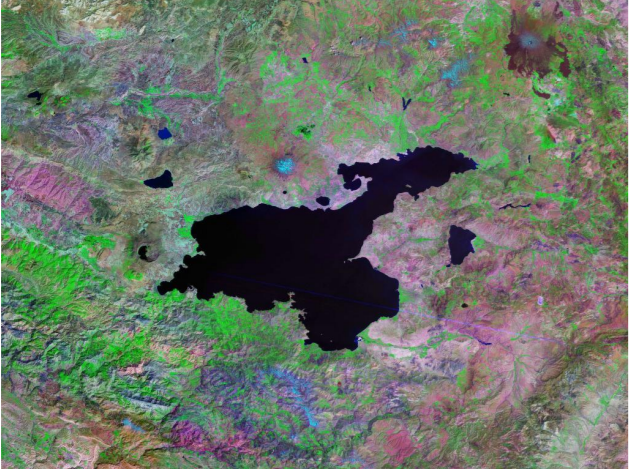
#> input picture resimler/van.PNG, 630 x 470 px, found by its file name
$ python y.py
#> lines starting #> are read from the running program, lines starting #| are printed output that depends on the picture; after the words box and inside, x2 and y2 are one past the last pixel; in counts of white or black regions, pixels touching at a corner belong together
import cv2
import numpy as np
img=cv2.imread("resimler/van.png", cv2.IMREAD_COLOR)
#> img is the input picture: shape (470, 630, 3); mean B, G, R 103.4, 116, 106.7
frameWidth = 230
frameHeight = 250
def getContours(img,imgContour):
    contours, hierarchy = cv2.findContours(img, cv2.RETR_EXTERNAL, cv2.CHAIN_APPROX_NONE)
    for cnt in contours:
        hesaplanan_area = cv2.contourArea(cnt)
        cv2.drawContours(imgContour, cnt, -1, (255, 0, 255), 7)


imgContour = img.copy()
imgBlur = cv2.GaussianBlur(img, (7, 7), 1)
imgGray = cv2.cvtColor(imgBlur, cv2.COLOR_BGR2GRAY)
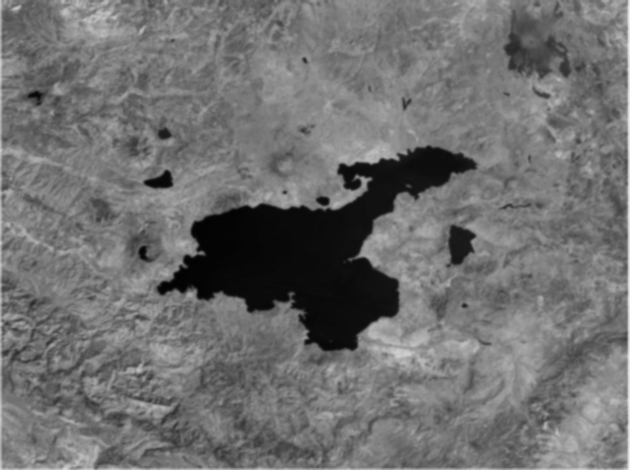
#> imgGray: shape (470, 630); min 2, max 241, mean 111.6
threshold1 =200
threshold2 = 130
imgCanny = cv2.Canny(imgGray,threshold1,threshold2)
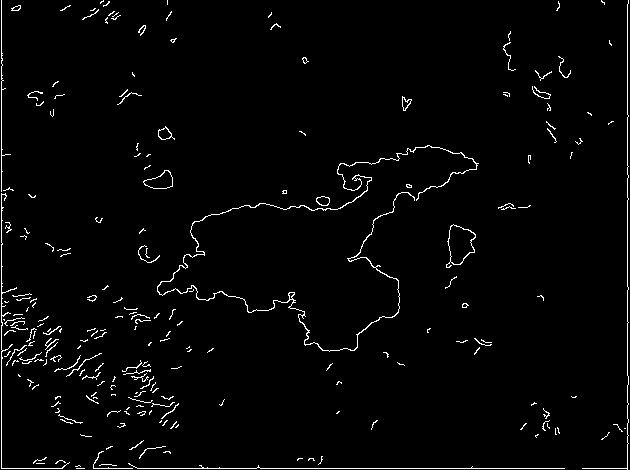
#> imgCanny: shape (470, 630); 2.3% white in thin lines or dots
cekirdek = np.ones((5, 5))
imgDil = cv2.dilate(imgCanny, cekirdek, iterations=1)
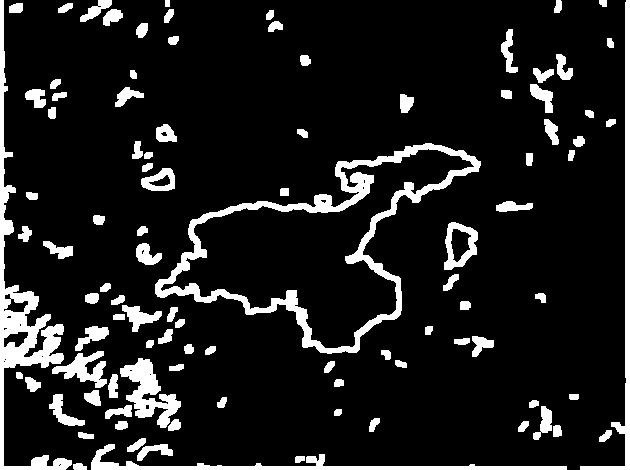
#> imgDil: shape (470, 630); 11.8% white; 98 white regions
getContours(imgDil,imgContour)
#> in getContours, `contours, hierarchy = cv2.findContours(img, cv2.RETR_EXTERNAL, cv2.CHA..`: contours = 98 contours; largest, box (x1, y1, x2, y2) and area: (155, 143, 481, 354) 29267, (0, 0, 72, 470) 5294, (580, 0, 630, 470) 2099, (91, 444, 567, 470) 1906, (120, 358, 181, 428) 1643
#> the loop in getContours, `for cnt in contours:` made 98 passes
#> hesaplanan_area on passes 1 to 12: 63, 45.5, 238, 1906.5, 115, 68, 77.5, 79, 68, 78.5, 97, 79.5
#> after the loop in getContours, `for cnt in contours:`:
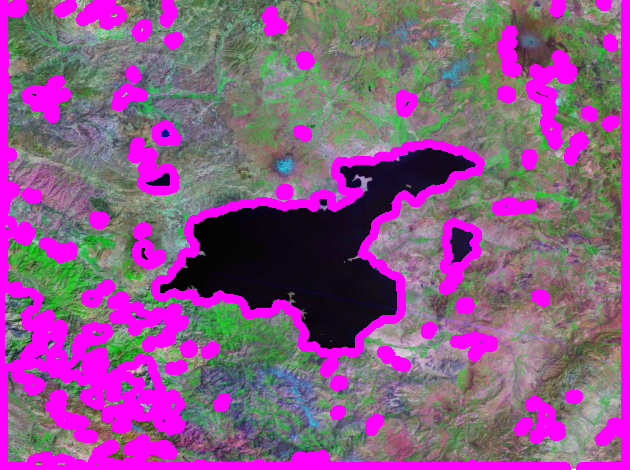
#> imgContour: shape (470, 630, 3); mean B, G, R 134.6, 88.8, 137.4
cv2.imshow("img", imgContour)
cv2.waitKey(0)

$ run again, with resimler/baboon.png copied over resimler/van.PNG
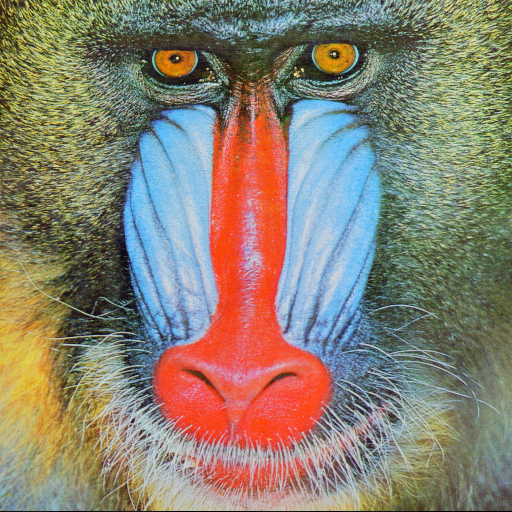
#> input picture resimler/baboon.png, 512 x 512 px, found by its file name
#> img is the input picture: shape (512, 512, 3); mean B, G, R 113.1, 128.9, 137.4
#> `imgCanny = cv2.Canny(imgGray,threshold1,threshold2)`:
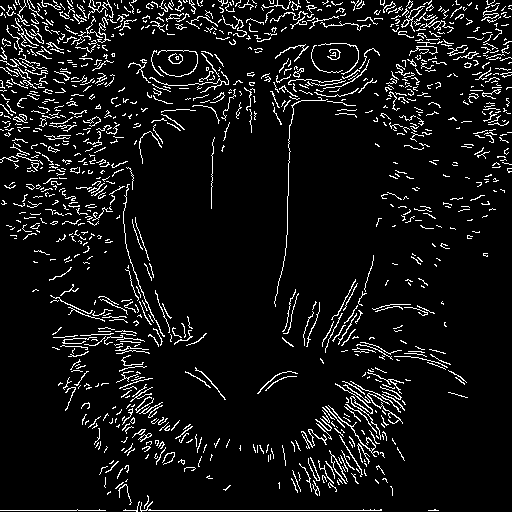
#> imgCanny: shape (512, 512); 7.6% white in thin lines or dots
#> imgDil: shape (512, 512); 36.2% white; 87 white regions
#> contours = 87 contours; largest, box (x1, y1, x2, y2) and area: (0, 0, 512, 474) 54432, (289, 365, 413, 498) 7854, (259, 41, 382, 309) 6993, (126, 48, 259, 166) 6622, (320, 253, 469, 387) 3506
#> the loop in getContours, `for cnt in contours:` made 87 passes
#> hesaplanan_area on passes 1 to 8: 48, 331, 69, 45, 57, 263.5, 1769.5, 49
#> after the loop in getContours, `for cnt in contours:`:
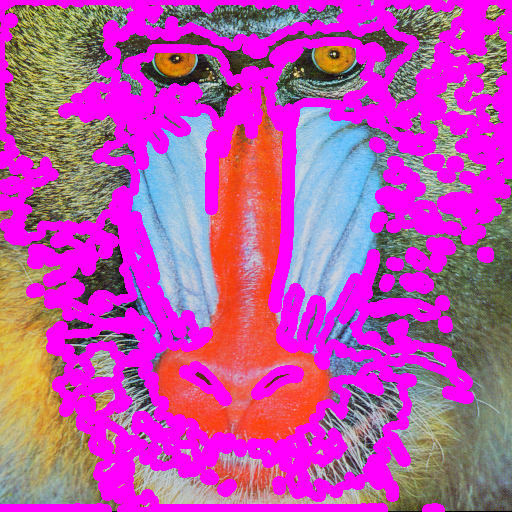
#> imgContour: shape (512, 512, 3); mean B, G, R 170.4, 78.6, 190.3
